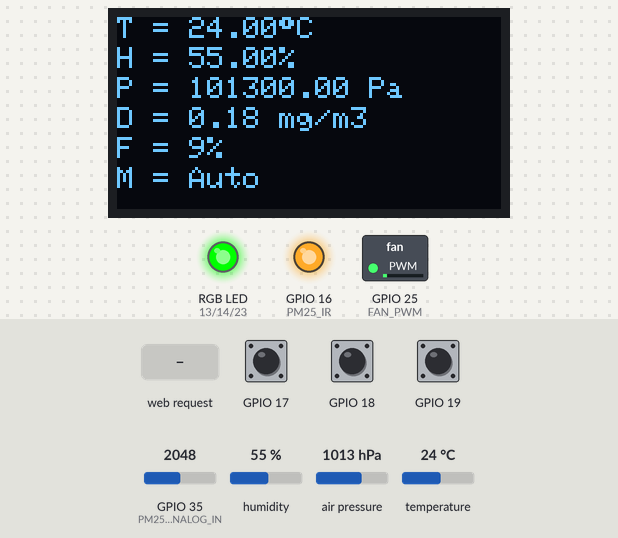
Recording of a sketch running on a simulated ESP32. Parts: 128×64 one-colour display, switched loads named in the sketch (green lamp = pin HIGH), an RGB LED mixed from three pins (HIGH = lit), output pins drawn as LEDs (lit = HIGH). The test bench sets the inputs (shaded band); at power-on: GPIO 17 HIGH, GPIO 35 (PM25_ANALOG_IN) = 2048, GPIO 18 HIGH, GPIO 19 HIGH, humidity 55 %, air pressure 1013 hPa, temperature 24 °C. WiFi joins after 1.5 s; servers stay silent unless stated; what the sketch prints to the serial monitor is not drawn.

Above: at 8.2 s.
8.3 s: GPIO 17 pulled LOW for 0.15 s
At 9.1 s:
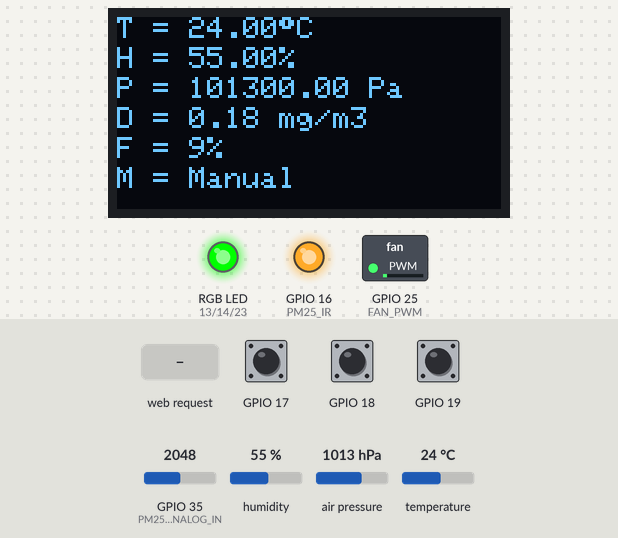
9.9 s: GPIO 35 (PM25_ANALOG_IN) set to 808
At 11.3 s:
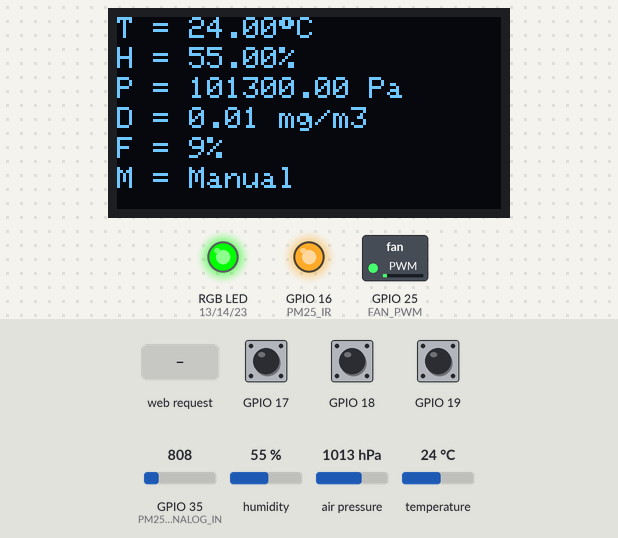
11.6 s: GPIO 35 (PM25_ANALOG_IN) set to 681
At 12.6 s:
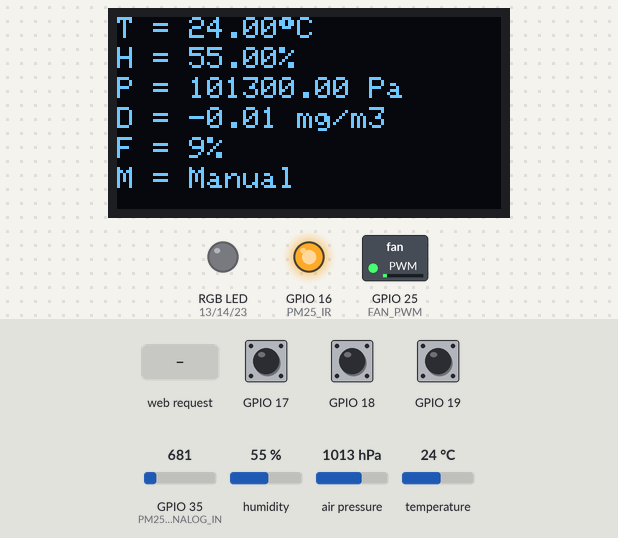
13.1 s: HTTP request GET /setspeed?fanSpeed=120 received
At 13.6 s:
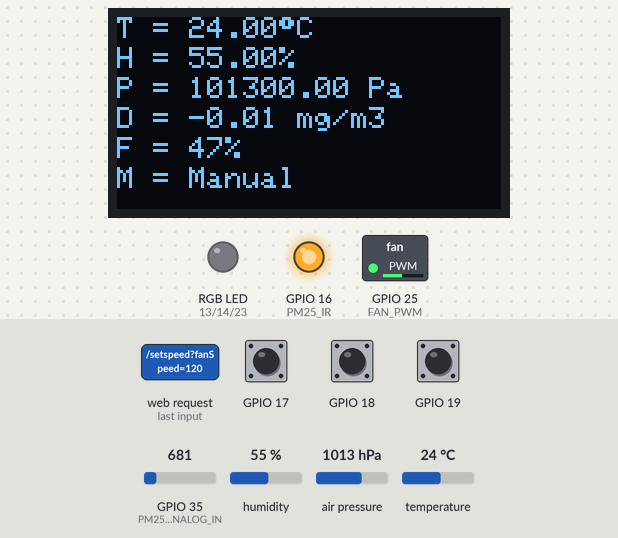
14.6 s: GPIO 35 (PM25_ANALOG_IN) set to 1228
At 15.8 s:
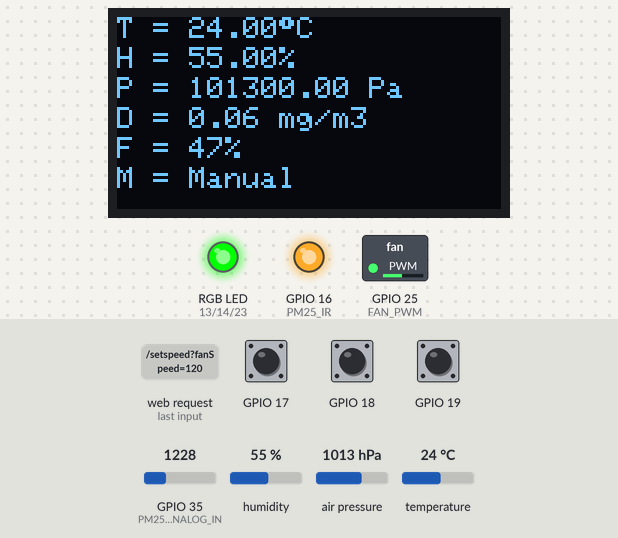
16.1 s: HTTP request GET /setspeed?fanSpeed=0 received
At 17.2 s:
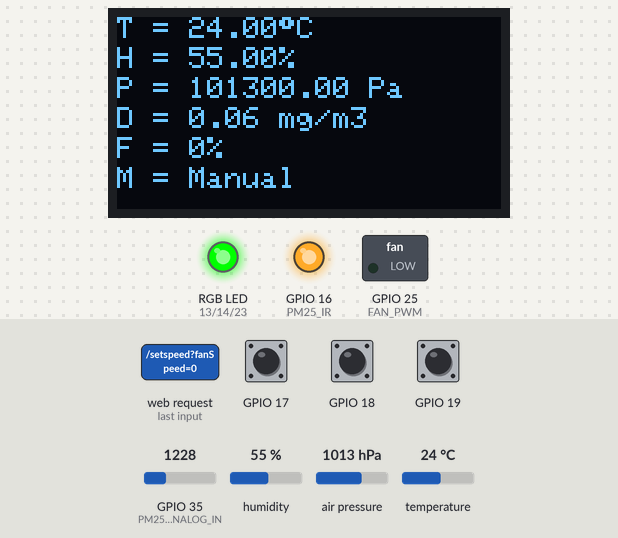
Timing chart, 0 to 18.6 s (numbered marks = the images above; inputs shaded):
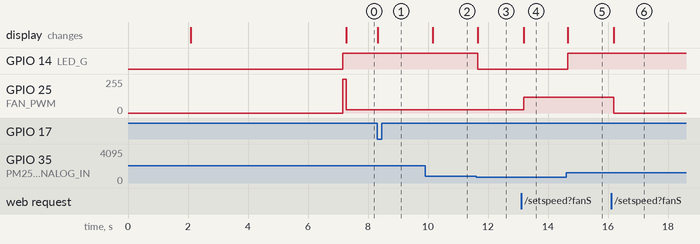

The sketch:

oczyszczacz.ino
```cpp
#include <WiFi.h>
#include <WebServer.h>
#include <Wire.h>
#include <ClosedCube_HDC1080.h>
#include <Adafruit_BMP280.h>
#include <Adafruit_GFX.h>
#include <Adafruit_SH1106.h>
#include "Encoder.h"
#include "settings.h"
#include "utils.h"

void wifiConnection();
void setRgbLed(uint8_t, uint8_t, uint8_t);
void setFanSpeed(uint8_t);
void readSensorsValue();
void updateMode(bool);
void updateFanSpeed(EncDirection);
double readPm25Sensor();
void displayData();
void updateRgbLed();

void serverMainPage();
void serverGetData();
void serverSetSpeed();
void serverSwitchMode();

const char mainPageHtml[] PROGMEM = R"rawliteral(
<!DOCTYPE html><html lang="en" data-theme="dark"> <head> <meta charset="UTF-8"> <meta name="viewport" content="width=device-width, initial-scale=1.0"> <link rel="stylesheet" href="https://unpkg.com/@picocss/pico@latest/css/pico.min.css"> <script src="https://code.jquery.com/jquery-3.6.0.min.js"></script> <script src="https://code.jquery.com/ui/1.13.0/jquery-ui.min.js"></script> <title>Air Purifier</title> <style>h2, h3, label{text-align: center;}</style> </head> <body> <main class="container"> <div class="grid"> <div> <hgroup> <h2>Temperature</h2> <h3 id="temperature">0.0°C</h3> </hgroup> </div><div> <hgroup> <h2>Humidity</h2> <h3 id="humidity">0%</h3> </hgroup> </div><div> <hgroup> <h2>Pressure</h2> <h3 id="pressure">0.0 Pa</h3> </hgroup> </div></div><div class="grid"> <div> <hgroup> <h2>PM2.5</h2> <h3 id="pm25">0.0 mg/m<sup>3</sup></h3> </hgroup> </div><div> <hgroup> <h2>Fan speed</h2> <h3 id="fanspeed">0%</h3> </hgroup> </div><div> <hgroup> <h2>Mode</h2> <h3 id="mode">Auto</h3> </hgroup> </div></div><button style="width: 50%; margin-left: auto; margin-right: auto;" id="modebutton">Switch mode</button> <label> Fan speed <input type="range" min="0" max="255" value="0" id="fanslider"/> </label> </main> <script>$(document).ready(function(){function getData(){$.ajax('/getdata',{dataType: 'text', timeout: 240, success: function (data, status, xhr){let response=data.split(";"); $("#temperature").html(response[0] + "°C"); $("#humidity").html(response[1] + "%"); $("#pressure").html(response[2] + " Pa"); $("#pm25").html(response[3] + " mg/m<sup>3</sup>"); $("#fanspeed").html(response[4] + "%"); $("#mode").html(response[5]);}, error: function (jqXhr, textStatus, errorMessage){console.error(errorMessage);}});}setInterval(getData, 250); $("#fanslider").change(function(){$.post("/setspeed",{fanSpeed: $(this).val()});}); $("#modebutton").click(function(){$.get("/switchmode");});}); </script> </body></html>
)rawliteral";

double sensorsValue[Sensor::SENSORS_COUNT] = {0};
unsigned long lastUpdate = 0;
Mode mode = Mode::AUTO;
uint8_t fanSpeed = 0;
uint8_t lastFanSpeed = 0;
DustLevels dustLevels[NUM_OF_THRESH_LEVELS] = {{0.0, 25, 0, 255, 0}, {0.34, 128, 255, 255, 0}, {0.47, 255, 255, 0, 0}};

ClosedCube_HDC1080 hdc1080;
Adafruit_BMP280 bmp280;
Encoder encoder(ENC_CLK, ENC_DT, ENC_SW);
Adafruit_SH1106 display(SDA, SCL);
WebServer server(80);

void setup()
{
    Serial.begin(9600);

    // OLED setup
    display.begin(SH1106_SWITCHCAPVCC, OLED_ADRESS);

    // WiFi setup
    wifiConnection();

    // RGB LED setup
    ledcSetup(PwmChannels::PWM_LED_R, 5000, 8);
    ledcAttachPin(LED_R, PwmChannels::PWM_LED_R);
    ledcSetup(PwmChannels::PWM_LED_G, 5000, 8);
    ledcAttachPin(LED_G, PwmChannels::PWM_LED_G);
    ledcSetup(PwmChannels::PWM_LED_B, 5000, 8);
    ledcAttachPin(LED_B, PwmChannels::PWM_LED_B);
    setRgbLed(0, 0, 0);

    // HDC1080 setup
    hdc1080.begin(HDC_ADDRESS);

    // BMP280 setup
    if (!bmp280.begin(BMP_ADDRESS, BMP_CHIPID))
    {
        Serial.println("BMP280 setup error!");
        while (true) delay(100);
    }
    bmp280.setSampling(Adafruit_BMP280::MODE_NORMAL, Adafruit_BMP280::SAMPLING_X2, Adafruit_BMP280::SAMPLING_X16,
                       Adafruit_BMP280::FILTER_X16, Adafruit_BMP280::STANDBY_MS_500);

    // Fan setup
    ledcSetup(PwmChannels::PWM_FAN, 25000, 8);
    ledcAttachPin(FAN_PWM, PwmChannels::PWM_FAN);
    setFanSpeed(fanSpeed);

    // GP2Y1010AU0F setup
    pinMode(PM25_IR, OUTPUT);
    digitalWrite(PM25_IR, HIGH);

    // Server setup
    server.on("/", serverMainPage);
    server.on("/getdata", serverGetData);
    server.on("/setspeed", serverSetSpeed);
    server.on("/switchmode", serverSwitchMode);
    server.begin();
}

void loop()
{
    if (millis() - lastUpdate >= UPDATE_INTERVAL)
    {
        lastUpdate = millis();

        readSensorsValue();
        displayData();
        updateRgbLed();
    }

    updateMode(encoder.handleButton());
    updateFanSpeed(encoder.handleRotation());

    server.handleClient();

    delay(1);
}

void wifiConnection()
{
    WiFi.mode(WIFI_STA);
    WiFi.begin(WIFI_SSID, WIFI_PASSWORD);

    display.setTextSize(1);
    display.setTextColor(WHITE);
    display.clearDisplay();
    display.setCursor(0, 0);
    display.println("WiFi setup...");
    display.display();

    while (WiFi.status() != WL_CONNECTED)
    {
        Serial.println("Connecting to WiFi");
        delay(2000);
    }

    Serial.println(WiFi.localIP());

    display.clearDisplay();
    display.setCursor(0, 0);
    display.println((String)"IP = " + WiFi.localIP().toString());
    display.display();
    delay(5000);
}

void setRgbLed(uint8_t red, uint8_t green, uint8_t blue)
{
    ledcWrite(PwmChannels::PWM_LED_R, red);
    ledcWrite(PwmChannels::PWM_LED_G, green);
    ledcWrite(PwmChannels::PWM_LED_B, blue);
}

void setFanSpeed(uint8_t speed)
{
    if (speed > 255) speed = 255;
    if (speed < 0) speed = 0;

    if (lastFanSpeed == 0 && speed > 0)
    {
        ledcWrite(PwmChannels::PWM_FAN, 255);
        delay(FAN_STARTUP_TIME);
    }

    if (lastFanSpeed != fanSpeed)
    {
        displayData();
    }

    lastFanSpeed = speed;

    ledcWrite(PwmChannels::PWM_FAN, speed);
}

void readSensorsValue()
{
    sensorsValue[Sensor::HDC1080_TEMPERATURE_S] = hdc1080.readTemperature();
    sensorsValue[Sensor::HDC1080_HUMIDITY_S] = hdc1080.readHumidity();

    sensorsValue[Sensor::BMP280_TEMPERATURE_S] = (double)bmp280.readTemperature();
    sensorsValue[Sensor::BMP280_PRESSURE_S] = (double)bmp280.readPressure();

    sensorsValue[Sensor::PM25_S] = readPm25Sensor();

    sensorsValue[Sensor::AVERAGE_TEMPERATURE] = (sensorsValue[Sensor::HDC1080_TEMPERATURE_S] + sensorsValue[Sensor::BMP280_TEMPERATURE_S]) / 2.0;
}

void updateMode(bool buttonState)
{
    if (buttonState)
    {
        mode = ((mode == Mode::AUTO) ? Mode::MANUAL : Mode::AUTO);
        displayData();
    }
}

void updateFanSpeed(EncDirection direction)
{
    if (mode == Mode::MANUAL)
    {
        if (fanSpeed < 255 && direction == EncDirection::CW)
        {
            fanSpeed++;
        }
        else if (fanSpeed > 0 && direction == EncDirection::CCW)
        {
            fanSpeed--;
        }
    }
    else if (mode == Mode::AUTO)
    {
        fanSpeed = 0;

        for (uint8_t i = 0; i < NUM_OF_THRESH_LEVELS; i++)
        {
            if (sensorsValue[Sensor::PM25_S] >= dustLevels[i].threshold)
            {
                fanSpeed = dustLevels[i].fanSpeed;
            }
        }
    }

    setFanSpeed(fanSpeed);
}

double readPm25Sensor()
{
    digitalWrite(PM25_IR, LOW);
    delayMicroseconds(280);
    uint16_t adcValue = analogRead(PM25_ANALOG_IN);
    digitalWrite(PM25_IR, HIGH);

    double voltage = (double)adcValue * (3.3 / (double)4096);
    double dust = (voltage - VOLTAGE_AT_0_MG_M3) * DUST_AT_1_V;

    return dust;
}

void displayData()
{
    display.clearDisplay();
    display.setTextSize(1);
    display.setTextColor(WHITE);

    display.setCursor(0, 0);
    display.println((String)"T = " + sensorsValue[Sensor::AVERAGE_TEMPERATURE] + (char)247 + "C");

    display.setCursor(0, 10);
    display.println((String)"H = " + sensorsValue[Sensor::HDC1080_HUMIDITY_S] + "%");

    display.setCursor(0, 20);
    display.println((String)"P = " + sensorsValue[Sensor::BMP280_PRESSURE_S] + " Pa");

    display.setCursor(0, 30);
    display.println((String)"D = " + sensorsValue[Sensor::PM25_S] + " mg/m3");

    display.setCursor(0, 40);
    display.println((String)"F = " + (fanSpeed * 100 / 255) + "%");

    display.setCursor(0, 50);
    display.println((String)"M = " + (mode == Mode::MANUAL ? "Manual" : "Auto"));

    display.display();
}

void updateRgbLed()
{
    uint8_t red = 0, green = 0, blue = 0;

    for (uint8_t i = 0; i < NUM_OF_THRESH_LEVELS; i++)
    {
        if (sensorsValue[Sensor::PM25_S] >= dustLevels[i].threshold)
        {
            red = dustLevels[i].red;
            green = dustLevels[i].green;
            blue = dustLevels[i].blue;
        }
    }

    setRgbLed(red, green, blue);
}

void serverMainPage()
{
    server.send(200, "text/html", mainPageHtml);
}

void serverGetData()
{
    String response = "";
    response += (String)sensorsValue[Sensor::AVERAGE_TEMPERATURE] + ";";
    response += (String)sensorsValue[Sensor::HDC1080_HUMIDITY_S] + ";";
    response += (String)sensorsValue[Sensor::BMP280_PRESSURE_S] + ";";
    response += (String)sensorsValue[Sensor::PM25_S] + ";";
    response += (String)(fanSpeed * 100 / 255) + ";";
    response += (mode == Mode::MANUAL ? "Manual" : "Auto");

    server.send(200, "text/plain", response);
}

void serverSetSpeed()
{
    if (server.hasArg("fanSpeed"))
    {
        if (mode == Mode::MANUAL)
        {
            fanSpeed = server.arg("fanSpeed").toInt();
            setFanSpeed(fanSpeed);
        }

        server.send(200);
    }
    else
    {
        server.send(400);
    }
}

void serverSwitchMode()
{
    updateMode(true);
    server.send(200);
}
```

Encoder.h
```cpp
#include "settings.h"

void IRAM_ATTR encoderInterruptFunction(void* arg);
portMUX_TYPE encoderMux = portMUX_INITIALIZER_UNLOCKED;

enum EncDirection
{
    CW,
    CCW,
    None
};

class Encoder
{
private:
    uint8_t swPin;
    u_long lastPos;
    bool lastSw;

public:
    uint8_t clkPin;
    uint8_t dtPin;
    u_long lastStep;
    volatile int currentPos;

    Encoder(uint8_t clkPin, uint8_t dtPin, uint8_t swPin)
    {
        this->clkPin = clkPin;
        this->dtPin = dtPin;
        this->swPin = swPin;

        this->lastSw = false;

        this->lastStep = 0;
        this->currentPos = 0;
        this->lastPos = 0;

        pinMode(this->clkPin, INPUT_PULLUP);
        pinMode(this->dtPin, INPUT_PULLUP);
        pinMode(this->swPin, INPUT_PULLUP);

        attachInterruptArg(this->clkPin, encoderInterruptFunction, this, CHANGE);
        attachInterruptArg(this->dtPin, encoderInterruptFunction, this, CHANGE);
    }

    EncDirection handleRotation()
    {
        if (this->currentPos > this->lastPos)
        {
            this->lastPos = this->currentPos;
            Serial.println((String)"Encoder CW: " + this->currentPos);
            return EncDirection::CW;
        }
        else if (this->currentPos < this->lastPos)
        {
            this->lastPos = this->currentPos;
            Serial.println((String)"Encoder CCW: " + this->currentPos);
            return EncDirection::CCW;
        }

        return EncDirection::None;
    }

    bool handleButton()
    {
        bool currentSw = !digitalRead(this->swPin);
        bool state = false;

        if (currentSw != this->lastSw && currentSw == true)
        {
            state = true;
            delay(5);
        }

        this->lastSw = currentSw;

        return state;
    }
};

void IRAM_ATTR encoderInterruptFunction(void* arg)
{
    Encoder* encoder = (Encoder*)arg;
    u_long currentTime = millis();
    u_long duration = currentTime - encoder->lastStep;

    if (duration >= DEBOUNCE_TIME)
    {
        encoder->lastStep = currentTime;

        portENTER_CRITICAL_ISR(&encoderMux);
        if (digitalRead(encoder->clkPin) == digitalRead(encoder->dtPin))
        {
            encoder->currentPos++;
        }
        else
        {
            encoder->currentPos--;
        }
        portEXIT_CRITICAL_ISR(&encoderMux);
    }
}
```

utils.h
```cpp
typedef struct DustLevels
{
    double threshold;
    uint8_t fanSpeed;
    uint8_t red;
    uint8_t green;
    uint8_t blue;
} DustLevels;

enum PwmChannels
{
    PWM_LED_R,
    PWM_LED_G,
    PWM_LED_B,
    PWM_FAN,
    CHANNEL_4
};

enum Sensor
{
    HDC1080_TEMPERATURE_S,
    HDC1080_HUMIDITY_S,
    BMP280_TEMPERATURE_S,
    BMP280_PRESSURE_S,
    PM25_S,
    AVERAGE_TEMPERATURE,
    SENSORS_COUNT
};

enum Mode
{
    AUTO,
    MANUAL
};
```

settings.h
```cpp
#define WIFI_SSID ""
#define WIFI_PASSWORD ""

// RGB LED
#define LED_R 13
#define LED_G 14
#define LED_B 23

// Encoder
#define ENC_SW 17
#define ENC_DT 18
#define ENC_CLK 19
#define DEBOUNCE_TIME 20

// Fan
#define FAN_PWM 25
#define FAN_TACH 27
#define NUM_OF_THRESH_LEVELS 3
#define FAN_STARTUP_TIME 100

// GP2Y1010AU0F
#define PM25_ANALOG_IN 35
#define PM25_IR 16
#define VOLTAGE_AT_0_MG_M3 0.6
#define VOLTAGE_AT_0_5_MG_M3 3.6
#define DUST_AT_1_V (0.5 / (VOLTAGE_AT_0_5_MG_M3 - VOLTAGE_AT_0_MG_M3))

// HDC1080
#define HDC_ADDRESS 0x40

// BMP280
#define BMP_ADDRESS 0x76
#define BMP_CHIPID 0x58

// OLED
#define OLED_ADRESS 0x3C

#define UPDATE_INTERVAL 500
```

Measured:
- the behaviour switches between 745 and 744 on GPIO 35 (PM25_ANALOG_IN) (found by bisection; images 2 and 3)
- after the input at 8.3 s, the display: changes at once (image 1)
- after the input at 9.9 s, the display: changes after 0.26 s (image 2)
- after the input at 11.6 s, GPIO 14 (LED_G): HIGH → LOW after 0.06 s; the display: changes after 0.06 s (image 3)
- after the input at 13.1 s, GPIO 25 (FAN_PWM): 25/255 → 120/255 after 0.08 s; the display: changes after 0.09 s (image 4)
- after the input at 14.6 s, GPIO 14 (LED_G): LOW → HIGH after 0.06 s; the display: changes after 0.06 s (image 5)
- after the input at 16.1 s, GPIO 25 (FAN_PWM): 120/255 → 0/255 after 0.08 s; the display: changes after 0.09 s (image 6)
